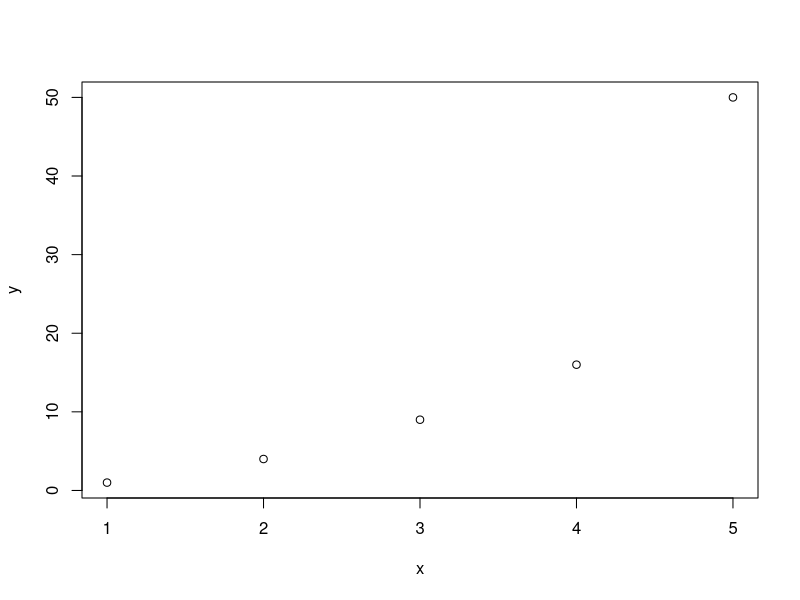

Write R code to recreate this figure.
## A simple R script

# Computation
4+4

# Exemplary assignment
z <- "hello world"
z

# Plot

# Creating some data
x <- c(1,2,3,4,5)
y <- c(1,4,9,16,50)

# Plotting the data
plot(x,y)

